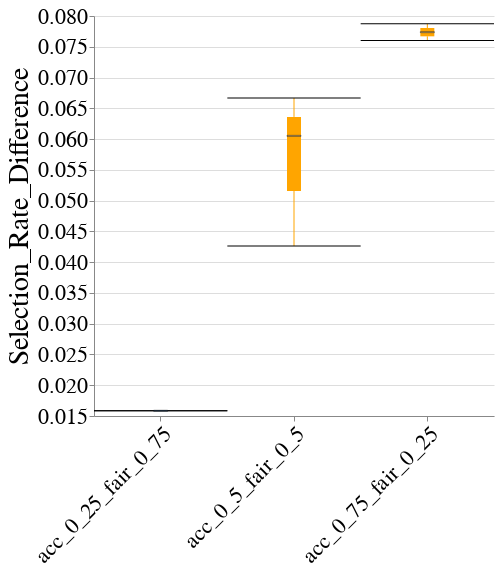

Here is the notebook cell this chart was saved with:
### Code cell
create_box_plot_per_dataset_and_case_study(to_plot=best_lp_metrics_per_exp_config_df,
                                           exp_name=EXP_NAME,
                                           dataset_name=DATASET_NAME,
                                           case_study_name=CASE_STUDY_NAME,
                                           metric_name="Selection_Rate_Difference",
                                           group=GROUP)

### Figure 1 — Vega-Lite specification as saved in the notebook (floating-point values rounded to 4 significant figures)
{"config": {"view": {"continuousWidth": 400, "continuousHeight": 300, "stroke": null}, "axis": {"labelFontSize": 22, "labelFontWeight": "normal", "titleFontSize": 28, "titleFontWeight": "normal"}, "title": {"fontSize": 28}}, "data": {"name": "data-4bc4d6dcdcdc770843d980397898b23c"}, "mark": {"type": "boxplot", "color": "orange", "median": {"stroke": "black", "strokeWidth": 0.7}, "ticks": true}, "encoding": {"x": {"axis": {"labelAngle": -45, "labelLimit": 500}, "field": "exp_config_name", "title": null, "type": "nominal"}, "y": {"field": "disparity_metric_value", "scale": {"zero": false}, "title": "Selection_Rate_Difference", "type": "quantitative"}}, "height": 400, "width": 400, "$schema": "https://vega.github.io/schema/vega-lite/v4.17.0.json", "datasets": {"data-4bc4d6dcdcdc770843d980397898b23c": [{"exp_config_name": "acc_0_25_fair_0_75", "logical_pipeline_uuid": "Tm9uZSZOT19GQUlSTkVTU19JTlRFUlZFTlRJT04mZ2FuZGFsZl9jbGY=", "physical_pipeline_uuid": "97b44aa6-dc64-4dc2-b722-8535c08651ed", "run_num": 3, "compound_pp_quality": 0.9277, "metric": "Selection_Rate_Difference", "model_name": "gandalf_clf", "runtime_in_mins": 2.183, "dataset_name": "folk_emp", "logical_pipeline_name": "None&NO_FAIRNESS_INTERVENTION&gandalf_clf", "null_imputer_name": "None", "fairness_intervention_name": "NO_FAIRNESS_INTERVENTION", "RAC1P_dis": 0.9143, "RAC1P_priv": 0.9107, "SEX&RAC1P_dis": 0.9248, "SEX&RAC1P_priv": 0.909, "SEX_dis": 0.926, "SEX_priv": 0.8977, "overall": 0.912, "disparity_metric_value": 0.01585}, {"exp_config_name": "acc_0_5_fair_0_5", "logical_pipeline_uuid": "Tm9uZSZOT19GQUlSTkVTU19JTlRFUlZFTlRJT04mbGdibV9jbGY=", "physical_pipeline_uuid": "2d097d63-cc15-4d70-88d1-abdd4d78d9ca", "run_num": 1, "compound_pp_quality": 0.8706, "metric": "Selection_Rate_Difference", "model_name": "lgbm_clf", "runtime_in_mins": 0.007136, "dataset_name": "folk_emp", "logical_pipeline_name": "None&NO_FAIRNESS_INTERVENTION&lgbm_clf", "null_imputer_name": "None", "fairness_intervention_name": "NO_FAIRNESS_INTERVENTION", "RAC1P_dis": 0.7222, "RAC1P_priv": 0.653, "SEX&RAC1P_dis": 0.7276, "SEX&RAC1P_priv": 0.6671, "SEX_dis": 0.6678, "SEX_priv": 0.6889, "overall": 0.6783, "disparity_metric_value": 0.06052}, {"exp_config_name": "acc_0_5_fair_0_5", "logical_pipeline_uuid": "Tm9uZSZOT19GQUlSTkVTU19JTlRFUlZFTlRJT04mbGdibV9jbGY=", "physical_pipeline_uuid": "846f918a-bd18-4953-88bf-a20d4c306818", "run_num": 2, "compound_pp_quality": 0.8678, "metric": "Selection_Rate_Difference", "model_name": "lgbm_clf", "runtime_in_mins": 0.01013, "dataset_name": "folk_emp", "logical_pipeline_name": "None&NO_FAIRNESS_INTERVENTION&lgbm_clf", "null_imputer_name": "None", "fairness_intervention_name": "NO_FAIRNESS_INTERVENTION", "RAC1P_dis": 0.7023, "RAC1P_priv": 0.6322, "SEX&RAC1P_dis": 0.7119, "SEX&RAC1P_priv": 0.6452, "SEX_dis": 0.6613, "SEX_priv": 0.6559, "overall": 0.6587, "disparity_metric_value": 0.06668}, {"exp_config_name": "acc_0_5_fair_0_5", "logical_pipeline_uuid": "Tm9uZSZOT19GQUlSTkVTU19JTlRFUlZFTlRJT04mbGdibV9jbGY=", "physical_pipeline_uuid": "8ea591d3-56df-4801-bd9a-1bb4cb134bb4", "run_num": 5, "compound_pp_quality": 0.8733, "metric": "Selection_Rate_Difference", "model_name": "lgbm_clf", "runtime_in_mins": 0.006931, "dataset_name": "folk_emp", "logical_pipeline_name": "None&NO_FAIRNESS_INTERVENTION&lgbm_clf", "null_imputer_name": "None", "fairness_intervention_name": "NO_FAIRNESS_INTERVENTION", "RAC1P_dis": 0.7126, "RAC1P_priv": 0.6169, "SEX&RAC1P_dis": 0.6874, "SEX&RAC1P_priv": 0.6448, "SEX_dis": 0.641, "SEX_priv": 0.6651, "overall": 0.653, "disparity_metric_value": 0.04262}, {"exp_config_name": "acc_0_75_fair_0_25", "logical_pipeline_uuid": "Tm9uZSZOT19GQUlSTkVTU19JTlRFUlZFTlRJT04mcmZfY2xm", "physical_pipeline_uuid": "331a2f1a-1049-4f70-8fb6-a8102fcc79c5", "run_num": 2, "compound_pp_quality": 0.838, "metric": "Selection_Rate_Difference", "model_name": "rf_clf", "runtime_in_mins": 0.0246, "dataset_name": "folk_emp", "logical_pipeline_name": "None&NO_FAIRNESS_INTERVENTION&rf_clf", "null_imputer_name": "None", "fairness_intervention_name": "NO_FAIRNESS_INTERVENTION", "RAC1P_dis": 0.6996, "RAC1P_priv": 0.629, "SEX&RAC1P_dis": 0.7185, "SEX&RAC1P_priv": 0.6398, "SEX_dis": 0.6652, "SEX_priv": 0.6456, "overall": 0.6557, "disparity_metric_value": 0.07873}, {"exp_config_name": "acc_0_75_fair_0_25", "logical_pipeline_uuid": "Tm9uZSZOT19GQUlSTkVTU19JTlRFUlZFTlRJT04mcmZfY2xm", "physical_pipeline_uuid": "589e59c1-8398-4003-8955-a8396b524728", "run_num": 4, "compound_pp_quality": 0.8357, "metric": "Selection_Rate_Difference", "model_name": "rf_clf", "runtime_in_mins": 0.05911, "dataset_name": "folk_emp", "logical_pipeline_name": "None&NO_FAIRNESS_INTERVENTION&rf_clf", "null_imputer_name": "None", "fairness_intervention_name": "NO_FAIRNESS_INTERVENTION", "RAC1P_dis": 0.721, "RAC1P_priv": 0.6533, "SEX&RAC1P_dis": 0.7397, "SEX&RAC1P_priv": 0.6636, "SEX_dis": 0.6785, "SEX_priv": 0.6782, "overall": 0.6783, "disparity_metric_value": 0.07602}]}}
